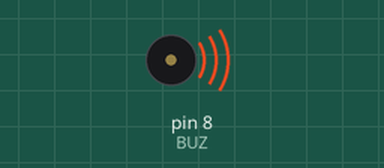
Bench run of a sketch on a simulated Arduino Uno, built with avr-gcc and run on an emulated ATmega328P. Shown: buzzer (waves = sounding, pin HIGH).

Above: at 0.2 s.
Timing chart, 0 to 3.0 s (numbered marks = the images above):
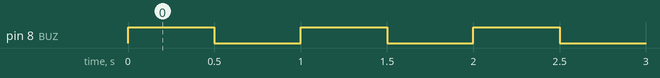

Measured:
- by itself, pin 8 (BUZ): alternates HIGH for 0.50 s and LOW for 0.50 s

The sketch:

KY-012.ino
```cpp
// https://www.arduino.cc/reference/en/language/functions/advanced-io/tone/
// https://arduinomodules.info/ky-012-active-buzzer-module/
// Solo produce un tono cuando recibe HIGH. Usar KY-006 para tonos diversos

int BUZ = 8;

void setup() {
  pinMode(BUZ, OUTPUT);
}

void loop() {
  digitalWrite(BUZ, HIGH);
  delay(500);
  digitalWrite(BUZ, LOW);
  delay(500);
}
```
